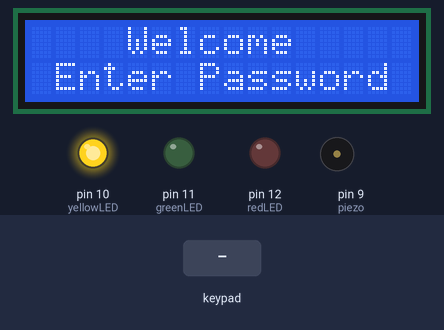
Simulated run of this sketch. Board: Arduino Uno, built with avr-gcc and run on an emulated ATmega328P. On the bench: 16×2 character LCD, output pins drawn as LEDs (lit = HIGH), buzzer (waves = sounding, pin HIGH). The test bench sets the inputs (shaded band).

Above: at 0.1 s.
1.3 s: keypad keys 1 2 3 4 pressed 0.4 s apart
At 4.0 s:
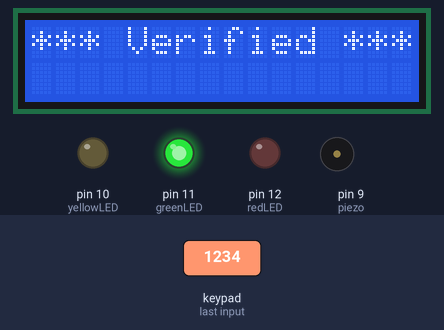
At 6.5 s:
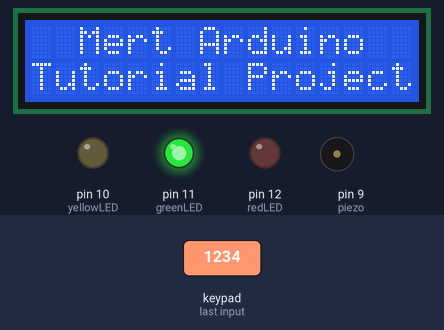
Timing chart, 0 to 8.0 s (numbered marks = the images above; inputs shaded):
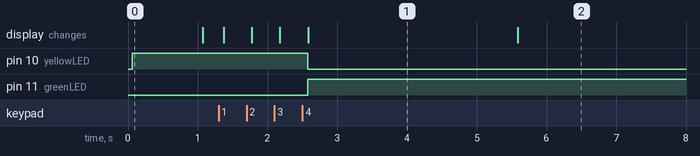

Measured:
- after the input at 1.3 s, pin 10 (yellowLED): HIGH → LOW after 1.3 s; pin 11 (greenLED): LOW → HIGH after 1.3 s; the display: first changes after 0.07 s (image 1 shows a later state)
- what the display in image 1 shows lasts 3.0 s, from 2.6 s to 5.6 s

The sketch:

DimSecuritySystem.ino
```cpp
#include <LiquidCrystal.h> //include LCD library (standard library)
#include <Keypad.h> //include keypad library - first you must install library (library link in the video description)

#define yellowLED 10 //define the LED pins
#define greenLED 11
#define redLED 12
#define piezo 9

char* password ="1234"; //create a password
int position = 0; //keypad position
int countLetter = 0;
bool startFlag=true;
const byte rows = 4; //number of the keypad's rows and columns
const byte cols = 4;
int  countDoFailurePassword = 0;
int  countFailurePassword = 1;

char keyMap [rows] [cols] = { //define the cymbols on the buttons of the keypad

  {'1', '2', '3', 'A'},
  {'4', '5', '6', 'B'},
  {'7', '8', '9', 'C'},
  {'*', '0', '#', 'D'}
};

byte rowPins [rows] = {1, 2, 3, 4}; //pins of the keypad
byte colPins [cols] = {5, 6, 7, 8};

Keypad myKeypad = Keypad( makeKeymap(keyMap), rowPins, colPins, rows, cols);
LiquidCrystal lcd (A0, A1, A2, A3, A4, A5); // pins of the LCD. (RS, E, D4, D5, D6, D7)

void setup(){
  lcd.begin(16, 2);
  pinMode(yellowLED, OUTPUT);  //set the LED as an output
  pinMode(greenLED, OUTPUT);
  pinMode(redLED, OUTPUT);
  pinMode(piezo, OUTPUT);

  setLocked (true); //state of the password

}

void loop(){

 char whichKey = myKeypad.getKey(); //define which key is pressed with getKey

 if(startFlag)
 {
   printWelcomeMessage();
   startFlag=false;
 }

 if(whichKey == '*' || whichKey == '#' || whichKey == 'A' ||       //define invalid keys
     whichKey == 'B' || whichKey == 'C' || whichKey == 'D'){
  InvalidKey();
  }
  else if(whichKey!='\0'){
     lcd.setCursor(countLetter, 0);
     lcd.print(whichKey);
    countLetter++;
  }

  if(whichKey == password [position]){
    position ++;
  }
  if(position == strlen(password)){
    setLocked (false);
  }
  else if( countLetter == strlen(password)
          && position < strlen(password))
  {
      delay(500);

    lcd.clear();
    position=0;
    countLetter=0;
    countDoFailurePassword++;
  }
  delay(100);
  if(countDoFailurePassword==countFailurePassword)
  {
    IncorrectPassword();
  }
}

void setLocked(int locked){
  if(locked){
    digitalWrite(yellowLED, HIGH);
    digitalWrite(greenLED, LOW);
         digitalWrite(redLED, LOW);

    }
    else{
      digitalWrite(yellowLED, LOW);
      digitalWrite(redLED, LOW);
      digitalWrite(greenLED, HIGH);
      lcd.clear();
      lcd.setCursor(0, 0);
      lcd.print("*** Verified ***");
      delay(3000);
      lcd.clear();
      lcd.setCursor(0, 0);
      lcd.print("  Mert Arduino");
      lcd.setCursor(0, 1);
      lcd.print("Tutorial Project");
      delay(7000);
      lcd.clear();
    }
}

void printWelcomeMessage(){
  lcd.setCursor(0, 0);
  lcd.print("    Welcome");
  lcd.setCursor(0, 1);
  lcd.print(" Enter Password");
  delay(1000);
  lcd.clear();
}

void IncorrectPassword(){
 digitalWrite(yellowLED, LOW);
    digitalWrite(redLED, HIGH);
    lcd.setCursor(0, 0);
    lcd.print("   Incorrect");
    lcd.setCursor(0, 1);
    lcd.print("    Password");
    tone(piezo, 400, 3000);
    delay(3000);
    countDoFailurePassword=0;
}

void InvalidKey(){
    position=0;
    setLocked (true);
    lcd.clear();
    lcd.setCursor(0, 0);
    lcd.print("  Invalid Key!");
    delay(1000);
    lcd.clear();
    printWelcomeMessage();
}
```
